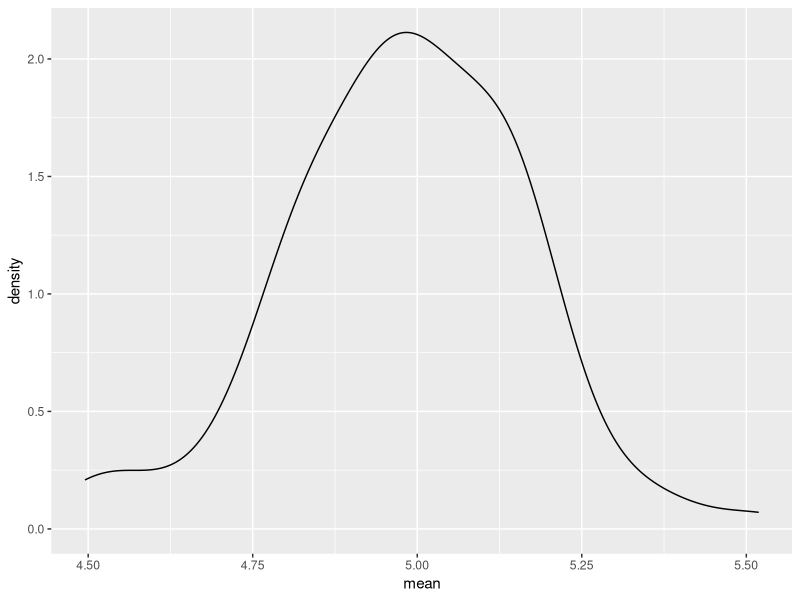

Generate this figure with R:
## ---- chunk 1
library(tidyverse)

sim_mean_sd = function(n_obs, mu = 5, sigma = 1) {
  
  x_vec = rnorm(n = n_obs, mean = mu, sd = sigma)
  
  tibble(
    mean = mean(x_vec),
    sd = sd(x_vec)
  )
  
}
## ---- chunk 2
sim_mean_sd(n_obs = 30)
## ---- chunk 3
output = vector("list", length = 100)

for (i in 1:100) {
  output[[i]] = sim_mean_sd(n_obs = 30)
}

sim_results = bind_rows(output)

sim_results |> 
  ggplot(aes(x = mean)) + geom_density()

sim_results |>
  summarise(
    mu_hat = mean(mean),
    sd_hat = sd(mean)
  )
  
